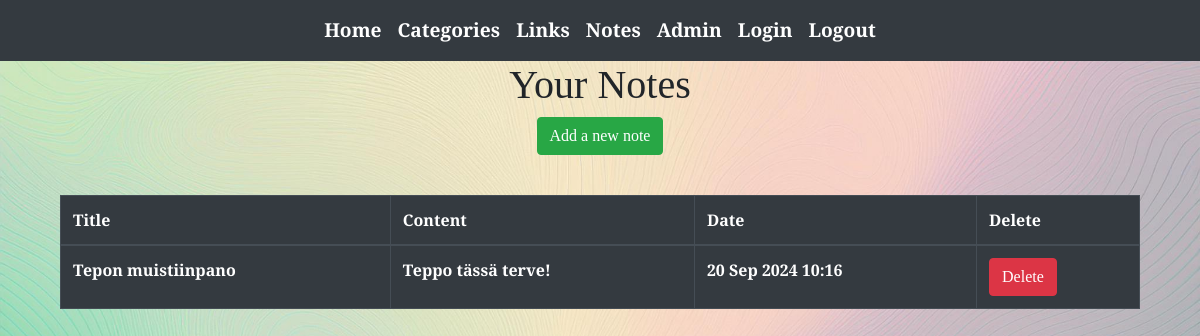
/notes/ (signed in), run on an earlier commit of the app's database.
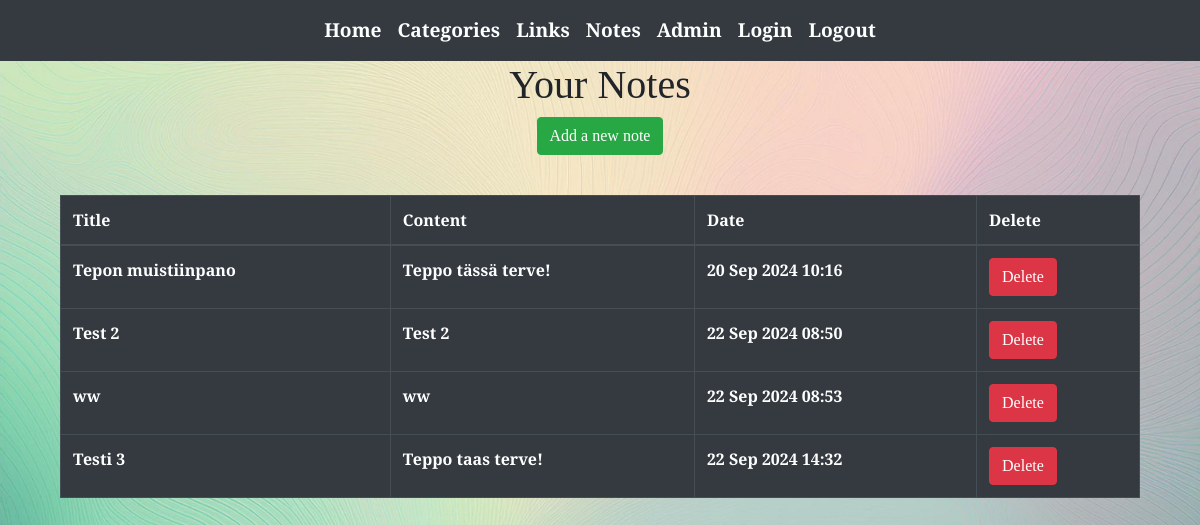
And on a later commit of the database.
### app/models.py (models this page shows, shortened)
class Note(models.Model):
    title = models.CharField(max_length=100)
    content = models.TextField()
    user = models.ForeignKey(User, on_delete=models.CASCADE)
    created_at = models.DateTimeField(auto_now_add=True)

### app/views.py (the view)
# urls.py: path('notes/', note_list, name='note-list'),
@login_required
def note_list(request):
    notes = Note.objects.filter(user=request.user)
    return render(request, 'notes/note_list.html', {'notes': notes})

### app/templates/notes/note_list.html
{% extends 'index.html' %}
{% block content %}
<center>
  <h1>Your Notes</h1>
  <a href="{% url 'add-note' %}" class=" btn btn-success">Add a new note</a>
</center>
  <br>
    <div class=" container mt-3">
        <table class="table table-bordered table-dark table-hover">
            <thead>
                <tr>
                <th>Title</th>
                <th>Content</th>
                <th>Date</th>
                <th>Delete</th>
                </tr>
            </thead>
            <tbody>
                {% for note in notes %}
                <tr>
                <td>{{note.title}}</td>
                <td>{{note.content}}</td>
                <td>{{ note.created_at|date:"d M Y H:i" }}</td>
                <td><a href="confirm-delete-note/{{ note.id }}/" class="btn btn-danger">Delete</a></td>
                </tr>
                {%empty%}
                <tr>
                <td colspan="3" class="text-center">No notes found</td>
                </tr>
                {% endfor %}
            </tbody>
        </table>
  </div>
{% endblock %}

What changed in the data, as far as the page shows it:
added Note: title "Test 2", content "Test 2", created_at "22 Sep 2024 08:50"
added Note: title "ww", content "ww", created_at "22 Sep 2024 08:53"
added Note: title "Testi 3", content "Teppo taas terve!", created_at "22 Sep 2024 14:32"
